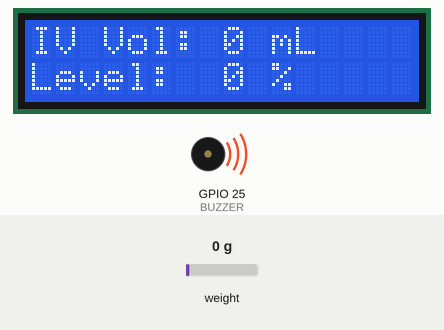
This sketch was run on a simulated ESP32. Parts: 16×2 character LCD, buzzer (waves = sounding, pin HIGH). The inputs (shaded band) are chosen by the test bench; at power-on: weight on the scale 0 g. WiFi joins after 1.5 s; servers stay silent unless stated; what the sketch prints to the serial monitor is not drawn.

Above: at 6.0 s.
6.1 s: weight on the scale set to 92 g
At 7.7 s:
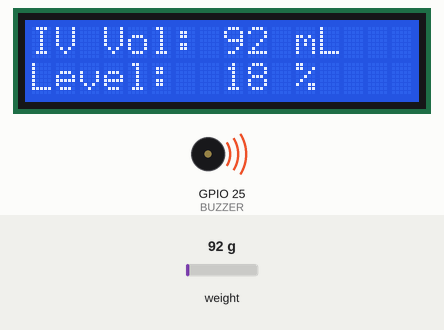
8.9 s: weight on the scale set to 110 g
At 10.5 s:
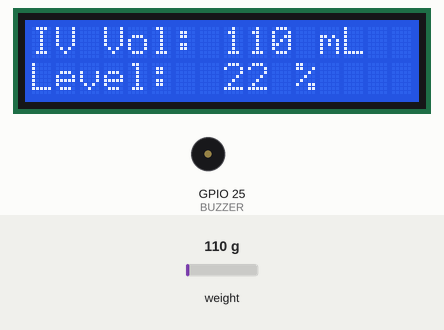
10.9 s: weight on the scale set to 100 g
At 12.1 s:
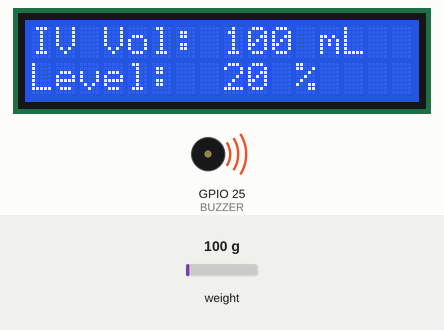
Timing chart, 0 to 13.9 s (numbered marks = the images above; inputs shaded):
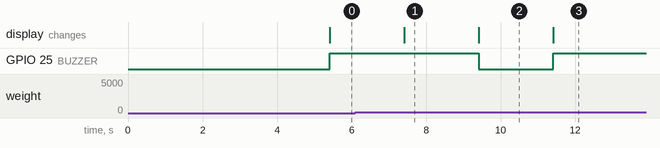

The sketch:

sketch_mar12aivmini.ino
```cpp
// 1. BLYNK SETTINGS (Copy these from your Blynk Dashboard)
#define BLYNK_TEMPLATE_ID "TMPL6AbCdEfg"
#define BLYNK_TEMPLATE_NAME "IV Bag monitoring"
#define BLYNK_AUTH_TOKEN "RlVwer4Orc5l7iUu94AS0SC-SJMqlkvC"

#define BLYNK_PRINT Serial

#include <WiFi.h>
#include <WiFiClient.h>
#include <BlynkSimpleEsp32.h> // Updated for ESP32
#include <Wire.h>
#include <LiquidCrystal_I2C.h>
#include "HX711.h"

// --- Pin Definitions for ESP32 ---
#define DOUT 32
#define CLK  33
#define BUZZER 25

// --- Initialize Components ---
LiquidCrystal_I2C lcd(0x27, 16, 2);
HX711 scale;
BlynkTimer timer;

// --- Network Credentials ---
char ssid[] = "Redmi Note 10 Pro";
char pass[] = "Moon2401";

// --- Variables ---
float weight;
float calibration_factor = 102500; // Adjust this during your demo
bool alertSent = false;

void measureweight() {
  weight = scale.get_units(5);
  if (weight < 0) weight = 0.00;

  // Logic: 0.5kg weight = 500mL volume
  int liter = weight * 1000;
  int val = map(liter, 0, 500, 0, 100);
  val = constrain(val, 0, 100);

  // LCD Update
  lcd.setCursor(0, 0);
  lcd.print("IV Vol: ");
  lcd.print(liter);
  lcd.print(" mL    ");

  lcd.setCursor(0, 1);
  lcd.print("Level:  ");
  lcd.print(val);
  lcd.print(" %     ");

  // Alert Logic: 20% Threshold
  if (val <= 20) {
    digitalWrite(BUZZER, HIGH);
    if (!alertSent) {
      Blynk.logEvent("iv_alert", "Warning: IV Bottle LOW!");
      alertSent = true;
    }
  } else {
    digitalWrite(BUZZER, LOW);
    alertSent = false;
  }

  // IoT Update
  Blynk.virtualWrite(V0, liter);
  Blynk.virtualWrite(V1, val);

  Serial.print("Weight: ");
  Serial.print(weight);
  Serial.println(" kg");
}

void setup() {
  Serial.begin(115200);

  // Initialize I2C for ESP32 (Default SDA=21, SCL=22)
  Wire.begin(21, 22);

  lcd.init();
  lcd.backlight();
  lcd.setCursor(0, 0);
  lcd.print("ESP32 IV System");

  pinMode(BUZZER, OUTPUT);
  digitalWrite(BUZZER, LOW);

  scale.begin(DOUT, CLK);
  scale.set_scale(calibration_factor);
  scale.tare();

  // Connecting to Blynk
  Blynk.begin(BLYNK_AUTH_TOKEN, ssid, pass);

  timer.setInterval(2000L, measureweight);
}

void loop() {
  Blynk.run();
  timer.run();
}
```

Measured:
- the behaviour switches between 104 and 105 g on weight on the scale (found by bisection; images 1 and 2)
- after the input at 6.1 s, the display: changes after 1.3 s (image 1)
- after the input at 8.9 s, GPIO 25 (BUZZER): HIGH → LOW after 0.52 s; the display: changes after 0.52 s (image 2)
- after the input at 10.9 s, GPIO 25 (BUZZER): LOW → HIGH after 0.52 s; the display: changes after 0.52 s (image 3)
